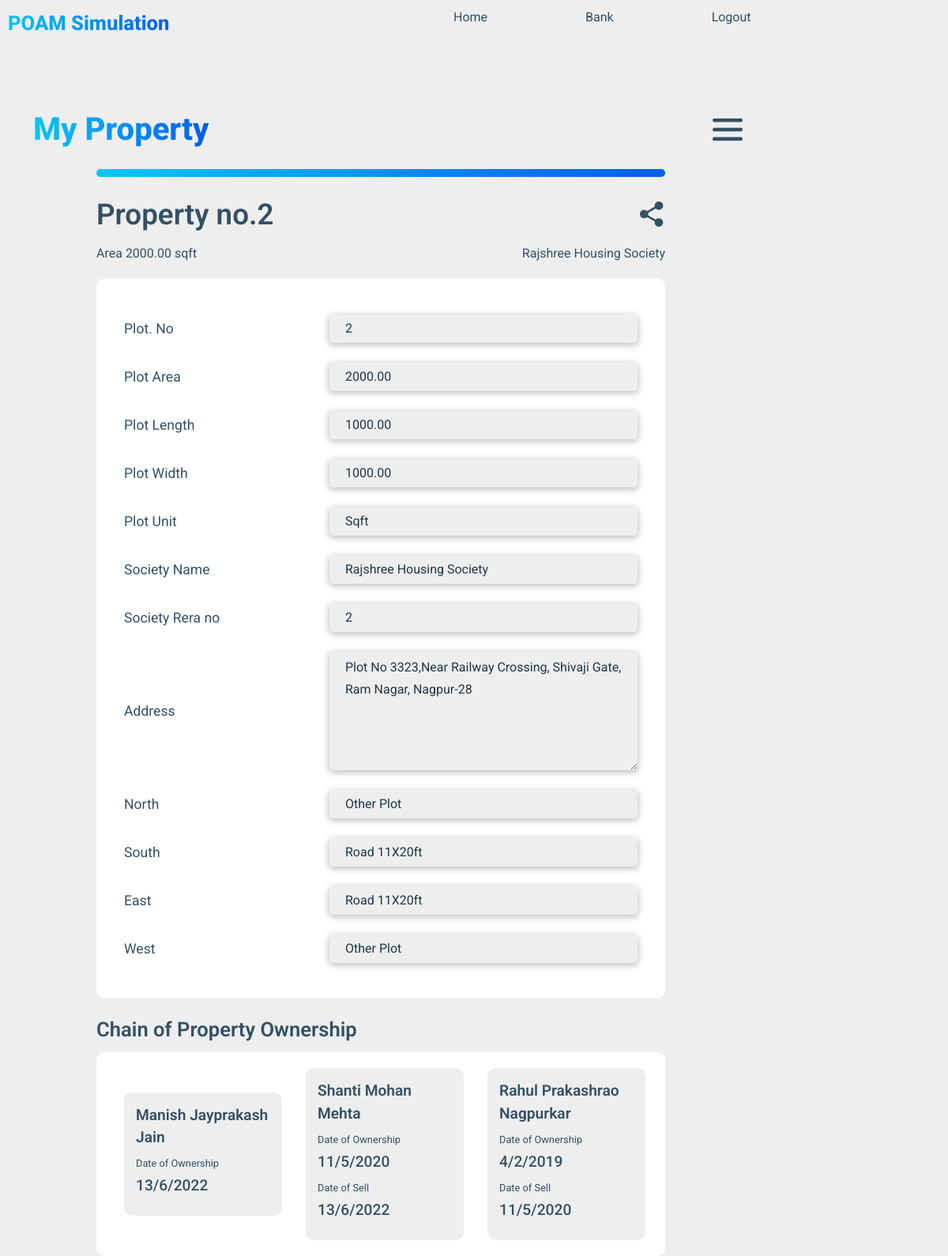
Page /home/2/myproperties (signed in) on the committed database.
### MuncipalCorporation_DB/models.py (models this page shows, shortened)
class Plot(models.Model):
    SQFT = 'sqft'
    ACRE = 'AC'
    units = [
        (SQFT, 'Square.ft'),
        (ACRE, 'Acre'),
    ]
    owner = models.ForeignKey(Person,on_delete=models.CASCADE,related_name="plot_owner",default=None)
    number = models.IntegerField()
    area = models.DecimalField(max_digits=10, decimal_places=2)
    length= models.DecimalField(max_digits=10, decimal_places=2)
    width= models.DecimalField(max_digits=10, decimal_places=2)
    unit = models.CharField(choices=units,default=SQFT,max_length=4)
    society_name= models.CharField(max_length=100)
    society_rera_no = models.IntegerField()
    plot_address = models.CharField(max_length=200)
    north = models.CharField(max_length=30)
    south = models.CharField(max_length=30)
    east = models.CharField(max_length=30)
    west = models.CharField(max_length=30)

class chain_of_title(models.Model):
    owner = models.ForeignKey(Person,on_delete=models.CASCADE,related_name="owner_title_chain")
    plot = models.ForeignKey(Plot,on_delete=models.CASCADE,related_name="property_title_chain")
    ownership_date = models.DateField()
    selling_date = models.DateField(blank=True,null=True)

### POAM_portal/models.py (models this page shows, shortened)
class Person(models.Model):
    user = models.ForeignKey(User,on_delete=models.CASCADE,related_name="user")
    aadhar_details = models.ForeignKey(aadhar,on_delete=models.CASCADE,related_name="aadhar_user")

### Aadhar_DB/models.py (models this page shows, shortened)
class aadhar(models.Model):
    MALE = 'M'
    FEMALE = 'F'
    OTHERS = 'OTH'
    gender = [
        (MALE, 'Male'),
        (FEMALE, 'Female'),
        (OTHERS, 'Others'),
    ]
    first_name=models.CharField(max_length=30)
    middle_name=models.CharField(max_length=30)
    last_name=models.CharField(max_length=30)
    dob = models.DateField()
    gender = models.CharField(choices=gender,default=OTHERS,max_length=3)
    aadhar_no = models.BigIntegerField()
    address = models.TextField()
    photo = models.ImageField(upload_to ='uploads/',null=True)
    mobile_number = models.CharField(max_length=10,null=True)

### POAM_portal/views.py (the view)
# urls.py: path("home/<str:plot_no>/myproperties", views.my_properties, name="myproperty"),
@login_required(login_url="login")
def my_properties(request,plot_no):
    property_details=get_plot_withPlotno(plot_no)
    titles = property_details.property_title_chain.all()
    titles = reversed(titles)
    return render(request, "POAM_portal/myproperty_view.html",{
        "property":property_details,
        "titles":titles,
        "sharedAckStatus":False,
    })

### POAM_portal/utils.py (called while the page is built)
def get_plot_withPlotno(plot_no):
    plot_details = Plot.objects.get(number=plot_no)
    return plot_details

### POAM_portal/templates/POAM_portal/myproperty_view.html (shortened to what this page needs)
{% extends "POAM_portal/layout.html" %}
{% load static %}
{% block body %}
<div class="container-fluid">
    <div class="container">
        <div class="home-options share-margin">
            <span class="home-heading">My Property</span>
            <span><a href="{% url 'bank' %}"><img src="../../static/POAM_portal/images/menu.png" alt=""
                        id="options"></a></span>
        </div>
        <div id="line"></div>
        <div class="myproperty-info-container">
            <div class="myproperty-heading-container">
                <span class="myproperty-heading">Property no.{{property.number}}</span>
                <span>
                    <a href="{% url 'share' property.number %}"><img src="../../static/POAM_portal/images/share-dark.png"
                            alt="share" class="myproperty-share-btn"></a>
                </span>
            </div>
            <div class="myproperty-subheading-container">
                <span class="subheading1">Area {{property.area}} {{property.unit}}</span>
                <span class="subheading2">{{property.society_name}}</span>
            </div>
            <div class="myproperty-form-info-container">
                <div class="fields">
                    <label for="plot.no">Plot. No</label>
                    <input type="text" value="{{property.number}}" disabled>
                </div>
                <div class="fields">
                    <label for="plotArea">Plot Area</label>
                    <input type="text" value="{{property.area}}" disabled>
                </div>
                <div class="fields">
                    <label for="plot.no">Plot Length</label>
                    <input type="text" value="{{property.length}}" disabled>
                </div>
                <div class="fields">
                    <label for="plot.no">Plot Width</label>
                    <input type="text" value="{{property.width}}" disabled>
                </div>
                <div class="fields">
                    <label for="plot.no">Plot Unit</label>
                    <input type="text" value="{{property.unit}}" disabled>
                </div>
                <div class="fields">
                    <label for="plot.no">Society Name</label>
                    <input type="text" value="{{property.society_name}}" disabled>
                </div>
                <div class="fields">
                    <label for="plot.no">Society Rera no</label>
                    <input type="text" value="{{property.society_rera_no}}" disabled>
                </div>
                <div class="fields">
                    <label for="plot.no">Address</label>
                    <textarea name="address" id="plot-address" cols="30" rows="10" disabled>{{property.plot_address}}</textarea>
                </div>
                <div class="fields">
                    <label for="plot.no">North</label>
                    <input type="text" value="{{property.north}}" disabled>
                </div>
                <div class="fields">
                    <label for="plot.no">South</label>
                    <input type="text" value="{{property.south}}" disabled>
                </div>
                <div class="fields">
                    <label for="plot.no">East</label>
                    <input type="text" value="{{property.east}}" disabled>
                </div>
                <div class="fields">
                    <label for="plot.no">West</label>
                    <input type="text" value="{{property.west}}" disabled>
                </div>
            </div>
            <div class="title-chain-container">
                <div class="title-chain-heading">
                    Chain of Property Ownership
                </div>
                <div class="title-content-container">
                    {% for title in titles %}
                    <div class="title-block">
                        <div class="title-owner-name">{{title.owner.aadhar_details.first_name}} {{title.owner.aadhar_details.middle_name}} {{title.owner.aadhar_details.last_name}}</div>
                        <div class="title-chain-mini-heading">Date of Ownership</div>
                        <div class="title-chain-own-date">{{title.ownership_date.day}}/{{title.ownership_date.month}}/{{title.ownership_date.year}}</div>
                        {% if title.selling_date %}
                        <div class="title-chain-mini-heading">Date of Sell</div>
                        <div class="title-chain-own-date">{{title.selling_date.day}}/{{title.selling_date.month}}/{{title.selling_date.year}}</div>
                        {% endif %}
                    </div>
                    {% endfor %}
                </div>
            </div>
        </div>
    </div>
</div>
{% endblock %}

### POAM_portal/static/POAM_portal/layout.css (style rules this page uses)
* { margin:0px; padding: 0px; font-family: 'Roboto', sans-serif; }
body { overflow-y: auto; }
.home-heading { background: linear-gradient(to right, var(--light),var(--dark)); -webkit-background-clip: text; background-clip: text; -webkit-text-fill-color: transparent; font-size: 2.5rem; font-weight: 800; }
.home-options { display: flex; flex-direction: row; flex-wrap: nowrap; align-items: center; justify-content: space-between; margin: 70px 0px 30px 0px; }
#options { width: 15%; }
.share-margin { margin-bottom: 0px !important; }
#line { background: linear-gradient(to right, var(--light),var(--dark)); width: 60vw; height: 1.2vh; border-radius: 20px; margin: 20px 80px; }
.myproperty-info-container { width: 60vw; margin: 0px 0px 30px 80px; font-family: var(--roboto); position: relative; color: var(--nav-text); }
.myproperty-heading-container { display: flex; flex-direction: row; justify-content: space-between; align-items: center; margin: 10px 0px; }
.myproperty-heading { font-weight: 600; font-size: 2.3rem; }
.myproperty-subheading-container { display: flex; flex-direction: row; align-items: center; justify-content: space-between; font-size: 1rem; }
.myproperty-form-info-container { margin: 20px 0px; background-color: var(--white); padding: 20px; border-radius: 10px; }
.fields { display: flex; flex-direction: row; align-items: center; justify-content: space-between; margin: 25px 15px; }
.fields label { font-size: 1.1rem; }
.fields input { color: var(--btn-regular); background-color: var(--background); width: 60%; text-transform: capitalize; padding: 6px 20px; outline: none; border: none; border-radius: 5px; box-shadow: 0px 2px 8px 1px rgba(0, 0, 0, 0.25); }
.fields textarea { color: var(--btn-regular); background-color: var(--background); width: 60%; text-transform: capitalize; padding: 6px 20px; outline: none; border: none; border-radius: 5px; box-shadow: 0px 2px 8px 1px rgba(0, 0, 0, 0.25); max-height: 150px; line-height: 28px; }
.title-chain-container { font-family: var(--roboto); color:var(--nav-text); margin: 20px 0px; }
.title-chain-heading { font-size: 1.6rem; margin: 10px 0px; font-weight: 600; }
.title-content-container { background-color: var(--white); display: flex; flex-direction: row; align-items: center; justify-content: left; overflow-x: auto; margin: 10px 0px; padding: 20px; border-radius: 10px; }
.title-block { background-color: var(--background); padding: 15px; border-radius: 10px; margin: 0px 15px; min-width: 200px; }
.title-owner-name { font-size: 1.2rem; font-weight: 600; margin: 0px 0px 8px 0px; }
.title-chain-mini-heading { font-size: 0.8rem; font-weight: 400; margin: 0px 0px 5px 0px; }
.title-chain-own-date { font-weight: 500; font-size: 1.2rem; margin-bottom: 8px; }

### POAM_portal/static/POAM_portal/style.css (style rules this page uses)
:root { --light:#09C6F9; --dark:#045DE9; --btn-regular:#233645; --white:#fff; --background:#eee; --nav-text : #345065; --red1:#F54A4A; --red2:#C12A2A; --roboto :'Roboto',sans-serif; --green : #64C97A; --btn-red : #D53636; }
* { margin:0px; padding: 0px; font-family: 'Roboto', sans-serif; }
body { background-color: var(--background); overflow: hidden; }
.container-fluid { width: 100vw; height: 100vh; }

### rows in the picture
Plot: number "2", area "2000.00", unit "sqft", society_name "Rajshree Housing Society", length "1000.00", width "1000.00", society_rera_no "2", address "Plot no 3323,Near Railway Crossing, Shivaji Gate, Ram Nagar, Nagpur-28", north "Other plot", south "Road 11X20ft", east "Road 11X20ft", west "Other plot"
chain_of_title: owner.aadhar_details.first_name "Manish", owner.aadhar_details.middle_name "Jayprakash", owner.aadhar_details.last_name "Jain", ownership_date.day "13", ownership_date.month "6", ownership_date.year "2022"
chain_of_title: owner.aadhar_details.first_name "Shanti", owner.aadhar_details.middle_name "Mohan", owner.aadhar_details.last_name "Mehta", ownership_date.day "11", ownership_date.month "5", ownership_date.year "2020", selling_date.day "13", selling_date.month "6", selling_date.year "2022"
chain_of_title: owner.aadhar_details.first_name "Rahul", owner.aadhar_details.middle_name "Prakashrao", owner.aadhar_details.last_name "Nagpurkar", ownership_date.day "4", ownership_date.month "2", ownership_date.year "2019", selling_date.day "11", selling_date.month "5", selling_date.year "2020"
